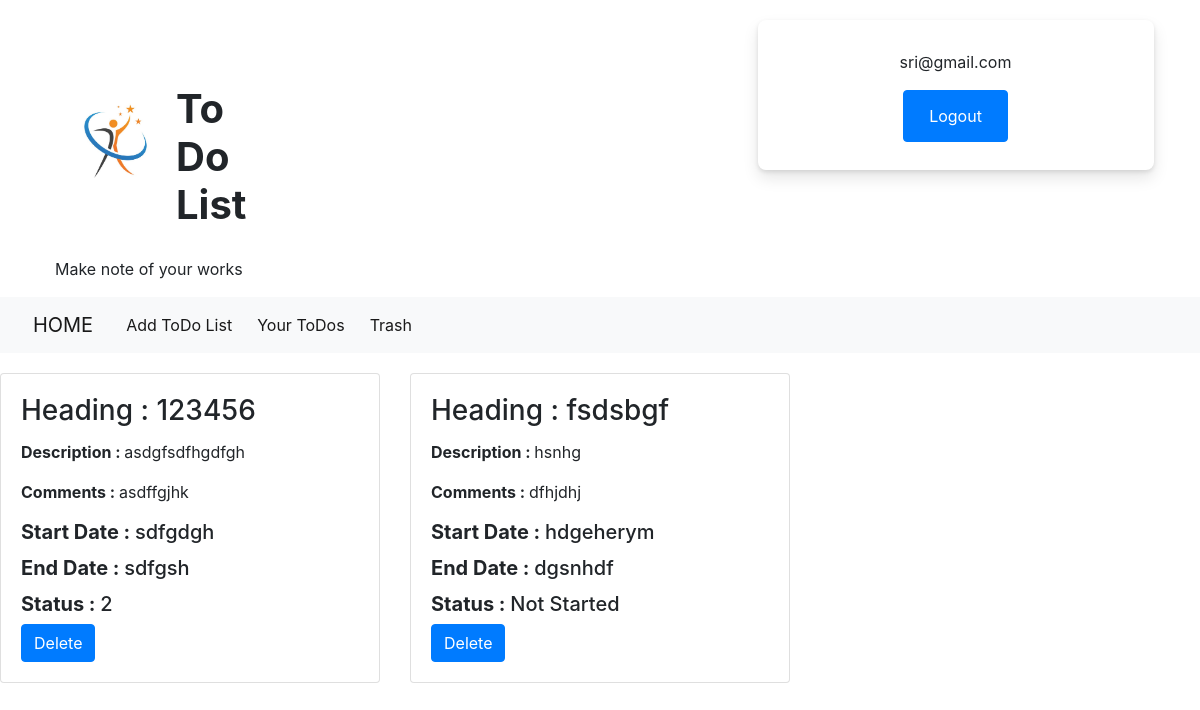
Page /my_todo (signed in) on the earlier database version.
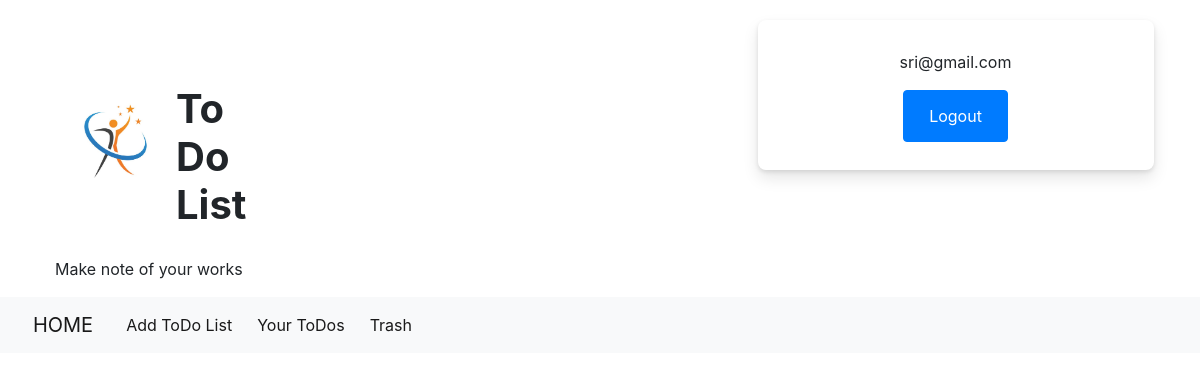
Same page on the later database version.
### pyNKSapp/models.py (models this page shows)
class todo_list(models.Model):
    user=models.ForeignKey(signupdetails,on_delete=models.CASCADE)
    heading=models.CharField(max_length=30)
    description=models.CharField(max_length=200)
    comments=models.CharField(max_length=300)
    start_date=models.CharField(max_length=20)
    end_date=models.CharField(max_length=20)
    status=models.CharField(max_length=30)
    class Meta:
        db_table="todo_list"

### pyNKSapp/views.py (the view)
# urls.py: path('my_todo',views.my_todo,name='my_todo'),
def my_todo(request):
    todo=signupdetails.objects.get(email=request.session['email'])
    d=todo_list.objects.filter(user=todo).all()
    todos={
        "todoslist":d
    }
    return render(request,'todolist.html',todos)

### templates/todolist.html (shortened to what this page needs)
{% extends "home.html" %}
{% load static %}
{% block content %}
<div class="row">
    {% for i in todoslist %}
    <div class="col-md-4" style="margin-top: 20px;">
        <div class="card" >
            <div class="card-body">
              <h3 class="card-title" name="{{ i.heading }}">Heading : {{ i.heading }}</h3>
              <p><b>Description : </b>{{ i.description }}</p>
              <p><b>Comments : </b>{{ i.comments }}</p>
              <h5 class="card-title"><b>Start Date : </b>{{ i.start_date }}</h5>
              <h5 class="card-title"><b>End Date : </b>{{ i.end_date }}</h5>
              <h5><b>Status : </b>{{ i.status }}</h5>
              <form action="del_todo/{{i.id}}/" method = "post">
                <button type="submit" class="btn btn-primary">Delete</button>
              </form>
            </div>
        </div>
    </div>
    {% endfor %}
{% endblock %}

Differences in the rows shown:
removed todo_list: heading "123456", description "asdgfsdfhgdfgh", comments "asdffgjhk", start_date "sdfgdgh", end_date "sdfgsh", status "2"
removed todo_list: heading "fsdsbgf", description "hsnhg", comments "dfhjdhj", start_date "hdgeherym", end_date "dgsnhdf", status "Not Started"
